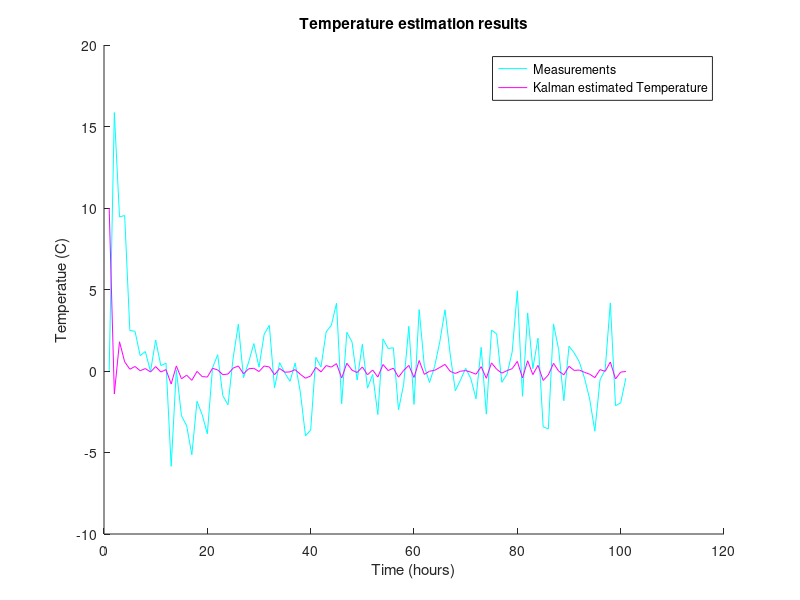

Recreate this plot in MATLAB.
close all
clear all



Nsamples=100;
dt = 1;
t=0:dt:dt*Nsamples;
RC=2.275; %hours

T_initial = 20; % Celcius

for t=1:dt:5*RC
T(t)=(T_initial*exp(-t/RC))+normrnd(0,2);
end


T_true = T_initial*exp(-t/RC);



Tk_prev=10; % start with initial temperature=10

Tk=[]; %current state estimate

A=-1/RC;

sigma_model=1;

P_k_minus=sigma_model^2;

Q=0.5;

H=1;

sigma_measurement=2;

R=sigma_measurement^2;

Tk_buffer = zeros(2,Nsamples+1);
Tk_buffer(:,1) = Tk_prev;
Z_buffer = zeros(1,Nsamples+1);

for k=1:Nsamples
    
    % Z is the measurement vector. In our
    % case, Z = TrueData + RandomGaussianNoise
    Z=T_initial*exp(-k/RC)+normrnd(0,2);
    Z_buffer(k+1) = Z;
    
    % Kalman iteration
    P1 = A*P_k_minus*A' + Q;
    S = H*P1*H' + R;
    
    % K is Kalman gain. If K is large, more weight goes to the measurement.
    % If K is low, more weight goes to the model prediction.
    K = P1*H'*inv(S);
    P_k_minus = P1 - K*H*P1;
    
    Tk = A*Tk_prev + K*(Z-H*A*Tk_prev);
    Tk_buffer(:,k+1) = Tk;
    
    % For the next iteration
    Tk_prev = Tk; 
end


figure;
hold on;
plot(Z_buffer,'c');
plot(Tk_buffer(1,:),'m');
title('Temperature estimation results');
xlabel('Time (hours)');
ylabel('Temperatue (C)');
legend('Measurements','Kalman estimated Temperature');